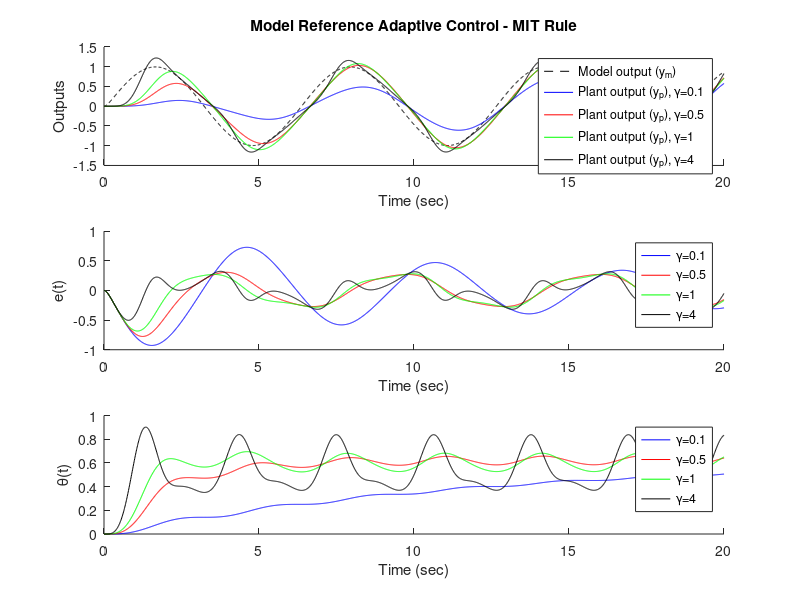

The MATLAB source for this figure:
clear;
clc;
close all;

% Initialization
gammas = [0.1, 0.5, 1, 4]; % 4 different adaptation gains
dt = 0.01;              % time step
T  = 20;                 % total time
t = 0:dt:T;

k0   = 1;
gain = 4.49;
pole = 2.59;
am = 10;
bm = 10;

yp_all    = zeros(length(gammas), length(t));
ym_all    = zeros(length(gammas), length(t));
theta_all = zeros(length(gammas), length(t));
e_all     = zeros(length(gammas), length(t));

for idx = 1:length(gammas) % loop for each γ_i
    gamma = gammas(idx); % γ_i
    
    yp    = 0;
    ym    = 0;
    theta = 0;
    S     = 0;
    
    Yp    = zeros(size(t));
    Ym    = zeros(size(t));
    Theta = zeros(size(t));
    E     = zeros(size(t));
    
    for k = 1:length(t)
        r = sin(t(k));  % reference
        e  = yp - ym;    % error
        u  = theta * r; % controller
        
        % Derivatives
        dyp = gain * u - pole * yp;
        dym = bm * r - am * ym;
        dS  = bm * r - am * S;
        
        % MIT rule
        dtheta = -gamma * e * S;

        % Euler integration
        yp    = yp + dyp * dt;
        ym    = ym + dym * dt;
        S     = S + dS * dt;
        theta = theta + dtheta * dt;

        Yp(k)    = yp;
        Ym(k)    = ym;
        Theta(k) = theta;
        E(k)     = e;
    end
    
    yp_all(idx,:)    = Yp;
    ym_all(idx,:)    = Ym;
    theta_all(idx,:) = Theta;
    e_all(idx,:)     = E;
end

% Plots
colors = ['b', 'r', 'g', 'k'];
figure;

% 1st plot: outputs
subplot(3,1,1);
hold on;
plot(t, ym_all(1,:), 'k--');
for idx = 1:length(gammas)
    plot(t, yp_all(idx,:), colors(idx));
end
hold off;
xlabel('Time (sec)');
ylabel('Outputs');
legendStrings = cell(1, length(gammas)+1);
legendStrings{1} = 'Model output (y_m)';
for idx = 1:length(gammas)
    legendStrings{idx+1} = ['Plant output (y_p), \gamma=' num2str(gammas(idx))];
end
legend(legendStrings, 'Location', 'best');
title('Model Reference Adaptive Control - MIT Rule');

% 2nd plot: error signal
subplot(3,1,2);
hold on;
for idx = 1:length(gammas)
    plot(t, e_all(idx,:), colors(idx));
end
hold off;
xlabel('Time (sec)');
ylabel('e(t)');
legendStrings = cell(1,length(gammas));
for idx = 1:length(gammas)
    legendStrings{idx} = ['\gamma=' num2str(gammas(idx))];
end
legend(legendStrings, 'Location', 'best');

% 3rd plot: theta
subplot(3,1,3);
hold on;
for idx = 1:length(gammas)
    plot(t, theta_all(idx,:), colors(idx));
end
hold off;
xlabel('Time (sec)');
ylabel('\theta(t)');
legend(legendStrings, 'Location', 'best');
